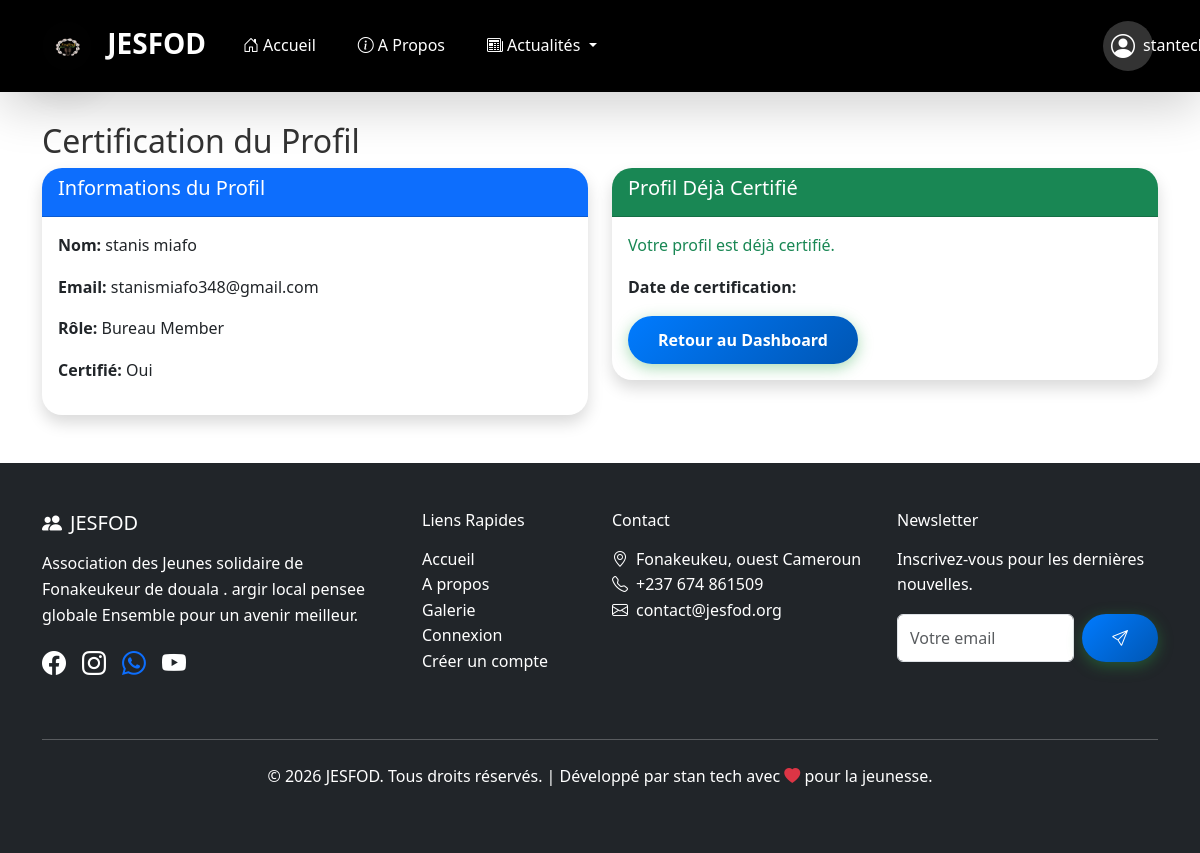
The page /menber/certification/ (signed in) on the database its author committed.
### menber_JESFOD/models.py (models this page shows, shortened)
class Member(models.Model):
    ROLE_CHOICES = [
        ('bureau', 'Bureau Member'),
        ('reunion', 'Reunion Member'),
    ]
    SCHOOL_LEVEL_CHOICES = [
        ('primaire', 'Primaire'),
        ('college', 'Collège'),
        ('lycee', 'Lycée'),
        ('universite', 'Université'),
        ('master', 'Master'),
        ('doctorat', 'Doctorat'),
    ]
    user = models.OneToOneField(User, on_delete=models.CASCADE)
    name = models.CharField(max_length=100)
    email = models.EmailField()
    phone = models.CharField(max_length=20)
    address = models.TextField(blank=True)
    profile_photo = models.ImageField(upload_to='profiles/', blank=True, null=True)
    school_level = models.CharField(max_length=20, choices=SCHOOL_LEVEL_CHOICES, blank=True)
    role = models.CharField(max_length=10, choices=ROLE_CHOICES, default='reunion')
    is_certified = models.BooleanField(default=False)
    certification_date = models.DateTimeField(null=True, blank=True)
    activities = models.TextField(blank=True, help_text="Activités et responsabilités du membre")
    @property
    def is_bureau(self):
        return self.role == 'bureau'

### menber_JESFOD/views_fixed.py (the view, shortened to what this page needs)
# urls.py: path('certification/', certification, name='certification'),
@login_required
def certification(request):
    member, created = Member.objects.get_or_create(user=request.user)
    if created:
        messages.info(request, 'Profil membre créé. Complétez vos informations.')
    if member.is_certified:
        return render(request, 'menber_JESFOD/certification.html', {'member': member, 'already_certified': True})

### menber_JESFOD/templates/menber_JESFOD/certification.html (shortened to what this page needs)
<!DOCTYPE html>
{% extends 'base.html' %}
{% block content %}
<div class="container mt-5">
  <h2>Certification du Profil</h2>
  <div class="row">
    <div class="col-md-6">
      <div class="card shadow">
        <div class="card-header bg-primary text-white">
          <h5>Informations du Profil</h5>
        </div>
        <div class="card-body">
          <p><strong>Nom:</strong> {{ member.name }}</p>
          <p><strong>Email:</strong> {{ member.email }}</p>
          <p><strong>Rôle:</strong> {{ member.get_role_display }}</p>
          <p><strong>Certifié:</strong> {% if member.is_certified %}Oui{% else %}Non{% endif %}</p>
        </div>
      </div>
    </div>
    <div class="col-md-6">
      {% if already_certified %}
        <div class="card shadow border-success">
          <div class="card-header bg-success text-white">
            <h5>Profil Déjà Certifié</h5>
          </div>
          <div class="card-body">
            <p class="text-success">Votre profil est déjà certifié.</p>
            <p><strong>Date de certification:</strong> {{ member.certification_date|date:"d/m/Y H:i" }}</p>
            <a href="{% url 'member_dashboard' %}" class="btn btn-primary">Retour au Dashboard</a>
          </div>
        </div>
      {% endif %}
    </div>
  </div>
</div>
{% endblock %}

### JESFOD_PROJECT/templates/base.html (shortened to what this page needs)
{% load static %}
<!DOCTYPE html>
<html lang="fr">
<head>
    <link href="https://cdn.jsdelivr.net/npm/bootstrap@5.3.3/dist/css/bootstrap.min.css" rel="stylesheet">
    <link href="https://cdn.jsdelivr.net/npm/bootstrap-icons@1.11.3/font/bootstrap-icons.css" rel="stylesheet">
    <link href="https://cdnjs.cloudflare.com/ajax/libs/animate.css/4.1.1/animate.min.css" rel="stylesheet">
    <link rel="stylesheet" href="{% static 'css/style.css' %}">
</head>
<body>
<nav class="navbar navbar-expand-lg fixed-top navbar-dark shadow-lg" style="background: #000000 !important; backdrop-filter: blur(10px);">
        <div class="container">
            <a class="navbar-brand fw-bold fs-3" href="{% url 'home' %}">
                <img src="{% static 'images/logo.jpeg' %}" alt="Logo JESFOD - Association Jeunes Solidaires Fonakeukeur Douala" width="50" height="50" class="d-inline-block me-2 rounded-circle shadow-lg logo-hero align-middle" style="vertical-align: middle;">
                JESFOD
            </a>
            <div class="collapse navbar-collapse" id="navbarContent">
                <ul class="navbar-nav me-auto mb-2 mb-lg-0">
                    {% if not is_member_page and not is_admin_page %}
                    <li class="nav-item">
                        <a class="nav-link px-3 py-2 rounded-pill" href="#accueil" style="transition: all 0.3s;"><i class="bi bi-house-door me-1"></i>Accueil</a>
                    </li>
                    <li class="nav-item">
                        <a class="nav-link px-3 py-2 rounded-pill" href="#apropos" style="transition: all 0.3s;"><i class="bi bi-info-circle me-1"></i>A Propos</a>
                    </li>
                    {% endif %}
                    <li class="nav-item dropdown">
                        <a class="nav-link dropdown-toggle px-3 py-2 rounded-pill" href="#" role="button" data-bs-toggle="dropdown">
                            <i class="bi bi-newspaper me-1"></i>Actualités
                        </a>
                    </li>
                </ul>
                <ul class="navbar-nav">
                    {% if user.is_authenticated %}
                        <li class="nav-item dropdown">
                            <a class="nav-link dropdown-toggle d-flex align-items-center p-2 rounded-circle" href="#" role="button" data-bs-toggle="dropdown" style="width: 50px; height: 50px; background: rgba(255,255,255,0.2);">
                                <i class="bi bi-person-circle fs-4"></i>
                                <span class="d-none d-md-inline ms-2">{{ user.username }}</span>
                            </a>
                        </li>
                    {% endif %}
                </ul>
            </div>
        </div>
    </nav>
    <main class="pt-5">
        {% block content %}{% endblock %}
    </main>
    <footer class="bg-dark text-white py-5 mt-5">
        <div class="container">
            <div class="row">
                <div class="col-lg-4 mb-4">
                    <h5 class="mb-3"><i class="bi bi-people-fill me-2 text-light-green"></i>JESFOD</h5>
                    <p>Association des Jeunes solidaire  de Fonakeukeur de douala . argir local pensee globale Ensemble pour un avenir meilleur.</p>
                    <div class="d-flex gap-3">
                        <a href="https://web.facebook.com/groups/367541119929232/events" class="text-white"><i class="bi bi-facebook fs-4"></i></a>
                        <a href="https://vt.tiktok.com/ZS9ePpjALuUoM-Sc5Da/" class="text-white"><i class="bi bi-instagram fs-4"></i></a>
                        <a href="https://chat.whatsapp.com/LVOzfSy7LtFAonZo5Kwwvy?mode=gi_t"><i class="bi bi-whatsapp fs-4"></i></a>
                        <a href="https://vt.tiktok.com/ZS9ePpjALuUoM-Sc5Da/" class="text-white"><i class="bi bi-youtube fs-4"></i></a>
                    </div>
                </div>
                <div class="col-lg-2 col-md-6 mb-4">
                    <h6 class="mb-3">Liens Rapides</h6>
                    <ul class="list-unstyled">
                        <li><a href="#accueil" class="text-white text-decoration-none">Accueil</a></li>
                        <li><a href="#apropos" class="text-white text-decoration-none">A propos</a></li>
                        <li><a href="#galerie" class="text-white text-decoration-none">Galerie</a></li>
                        <li><a href="{% url 'login' %}" class="text-white text-decoration-none">Connexion</a></li>
                         <li><a href="{% url 'register' %}" class="text-white text-decoration-none">Créer un compte</a></li>
                    </ul>
                </div>
                <div class="col-lg-3 col-md-6 mb-4">
                    <h6 class="mb-3">Contact</h6>
                    <ul class="list-unstyled">
                        <li><i class="bi bi-geo-alt me-2"></i>Fonakeukeu,  ouest Cameroun</li>
                        <li><i class="bi bi-telephone me-2"></i>+237 674 861509</li>
                        <li><i class="bi bi-envelope me-2"></i>contact@jesfod.org</li>
                    </ul>
                </div>
                <div class="col-lg-3 mb-4">
                    <h6 class="mb-3">Newsletter</h6>
                    <p>Inscrivez-vous pour les dernières nouvelles.</p>
                    <form class="d-flex">
                        <input type="email" class="form-control me-2" placeholder="Votre email">
                        <button class="btn btn-success"><i class="bi bi-send"></i></button>
                    </form>
                </div>
            </div>
            <hr class="my-4">
            <div class="text-center">
                <p>&copy; 2026 JESFOD. Tous droits réservés. | Développé  par stan tech avec <i class="bi bi-heart-fill text-danger"></i> pour la jeunesse.</p>
            </div>
        </div>
    </footer>
</body>
</html>

### JESFOD_PROJECT/static/css/style.css (style rules this page uses)
:root { --primary-blue: #007BFF; --secondary-blue: #0056b3; --primary-green: #28a745; --secondary-green: #20c997; --light-blue: #e3f2fd; --light-green: #e9f7ef; --gray: #6c757d; --light-gray: #f8f9fa; --white: #ffffff; --dark: #343a40; }
body { font-family: 'Segoe UI', Tahoma, Geneva, Verdana, sans-serif; line-height: 1.6; color: #333; background-color: var(--white); }
.navbar { background: linear-gradient(135deg, var(--primary-blue), var(--secondary-blue)); box-shadow: 0 2px 10px rgba(0, 123, 255, 0.3); }
.navbar-brand, .nav-link { color: var(--white) !important; }
.btn-primary, .btn-success { background: linear-gradient(135deg, var(--primary-blue), var(--secondary-blue)); border: none; box-shadow: 0 4px 15px rgba(0, 123, 255, 0.4); padding: 12px 30px; border-radius: 50px; font-weight: 600; transition: all 0.3s ease; box-shadow: 0 4px 15px rgba(40, 167, 69, 0.4); color: var(--white); }
.card { border: none; border-radius: 20px; overflow: hidden; transition: transform 0.3s ease; box-shadow: 0 4px 15px rgba(0,0,0,0.1); }
.navbar { padding: 1rem 0; }
.nav-link { transition: all 0.3s ease; margin: 0 5px; }
.navbar-brand img.logo-hero { transition: all 0.3s ease; filter: drop-shadow(0 2px 8px rgba(0,0,0,0.3)); }

### rows shown on the page
Member: name "stanis miafo", email "stanismiafo348@gmail.com", role "Bureau Member"
